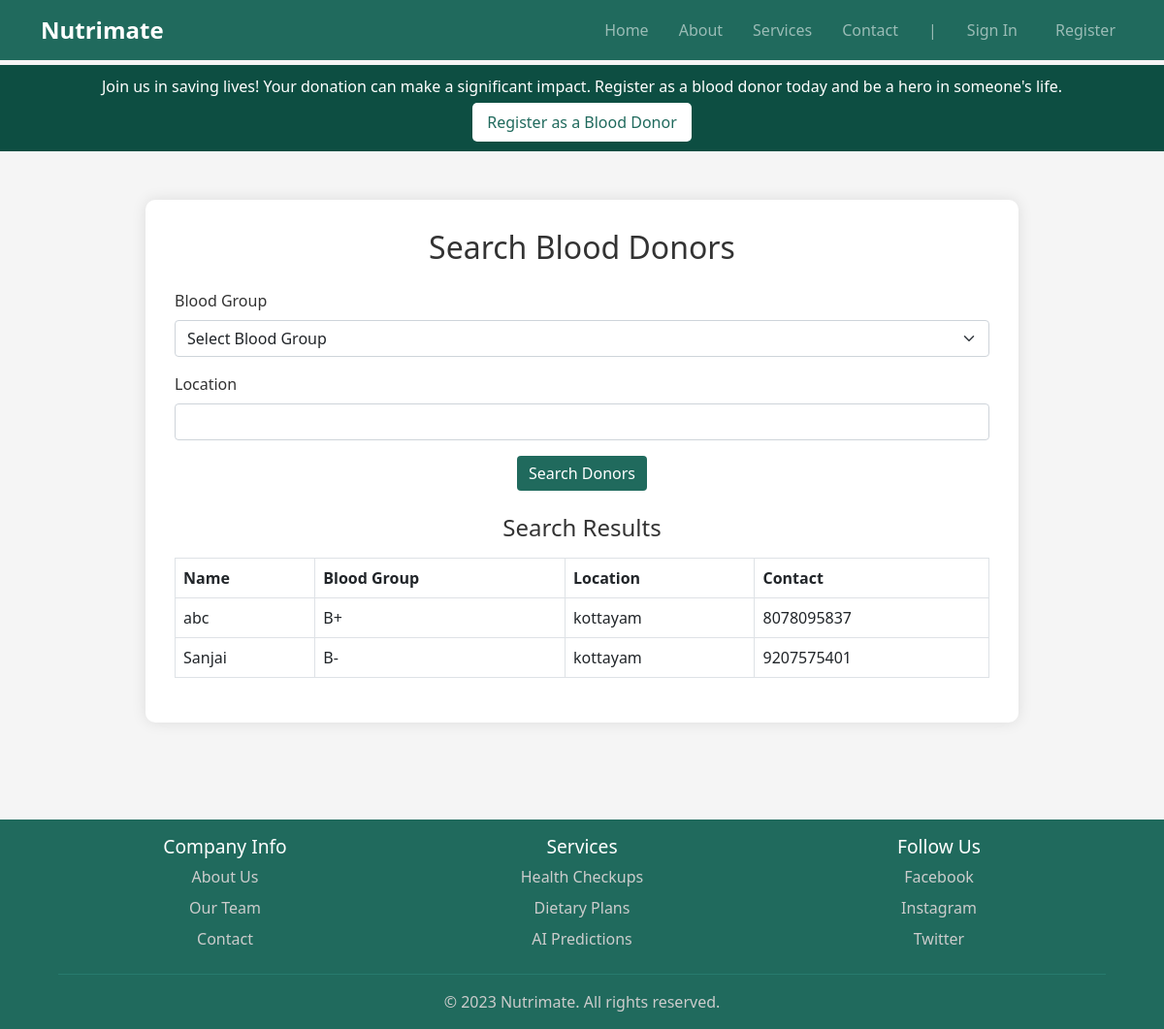
The page /blood_list/ on the database its author committed.
### diet/models.py (models this page shows, shortened)
class Blood(models.Model):
    name = models.CharField(max_length=100)
    blood_group = models.CharField(max_length=10)
    location = models.CharField(max_length=100)
    mobile = models.IntegerField(null=False)

### diet/views.py (the view)
# urls.py: path('blood_list/',views.blood_list,name="blood_list"),
def blood_list(request):
    if request.method=='POST':
        group=request.POST['group']
        location=request.POST['location']
        donors=Blood.objects.filter(blood_group = group,location__icontains
                                         =location).order_by('name')
    else:
        donors=Blood.objects.all().order_by('blood_group')
    return render(request,"blood_register.html",{
            'bg_list':donors,})

### diet/templates/blood_register.html (shortened to what this page needs)
{% extends 'base.html' %}
{% block body %}
    <div class="floating-registration">
        <p>Join us in saving lives! Your donation can make a significant impact. Register as a blood donor today and be
            a hero in someone's life.</p>
        <a href="#" class="register-link" data-bs-toggle="modal" data-bs-target="#registerModal">Register as a Blood
            Donor</a>
    </div>
    <div class="container-ls">
        <div class="search-section">
            <h2 class="mb-4 text-center">Search Blood Donors</h2>
            <form id="searchForm" action="{% url 'blood_list' %}" method="post">
                <div class="mb-3">
                    <label for="bloodGroup" class="form-label">Blood Group</label>
                    <select class="form-select" id="bloodGroupReq" name="group" required>
                        <option selected disabled>Select Blood Group</option>
                    </select>
                </div>
                <div class="mb-3">
                    <label for="location" class="form-label">Location</label>
                    <input type="text" class="form-control" id="locationReq" name="location" required>
                </div>
                <div class="text-center">
                    <button type="submit" class="btn btn-primary">Search Donors</button>
                </div>
            </form>
            <div class="result-table mt-4">
                <h4 class="text-center mb-3">Search Results</h4>
                <table id="results" class="table table-bordered">
                    <thead>
                        <tr>
                            <th>Name</th>
                            <th>Blood Group</th>
                            <th>Location</th>
                            <th>Contact</th>
                        </tr>
                        {% for blood in bg_list %}
                        <tr>
                            <td>{{ blood.name }}</td>
                            <td>{{ blood.blood_group }}</td>
                            <td>{{ blood.location }}</td>
                            <td>{{ blood.mobile }}</td>
                        </tr>
                        {% endfor %}
                    </thead>
                </table>
            </div>
        </div>
    </div>
{% endblock %}

### diet/static/css/style.css (style rules this page uses)
body { font-family: 'Segoe UI', Tahoma, Geneva, Verdana, sans-serif; background-color: #f8f9fa; color: #333; margin: 0; }

### diet/templates/blood_register.html (style rules this page uses)
body { font-family: 'Segoe UI', Tahoma, Geneva, Verdana, sans-serif; background-color: #f5f5f5; color: #333; }
.container-ls { max-width: 900px; margin: 50px auto; padding-bottom: 50px; }
.search-section { background-color: #fff; border-radius: 10px; padding: 30px; box-shadow: 0px 0px 15px 0px rgba(0, 0, 0, 0.1); }
.floating-registration { margin-top: 5px; left: 0; width: 100%; background-color: #0d4e42; color: #fff; padding: 10px 0; text-align: center; }
.floating-registration h2, .floating-registration p { margin-bottom: 5px; }
.floating-registration .register-link { display: inline-block; padding: 8px 15px; border-radius: 5px; background-color: #fff; color: #206a5d; text-decoration: none; transition: background-color 0.3s, color 0.3s; }
.btn-primary { background-color: #206a5d; border: none; }

### rows shown on the page
Blood: name "abc", blood_group "B+", location "kottayam", mobile "8078095837"
Blood: name "Sanjai", blood_group "B-", location "kottayam", mobile "9207575401"
